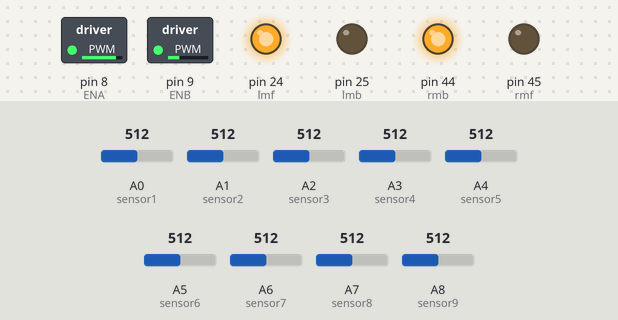
The sketch below on a simulated Arduino Mega 2560, built with avr-gcc and run on an emulated ATmega2560. Shown: switched loads named in the sketch (green lamp = pin HIGH), output pins drawn as LEDs (lit = HIGH). The inputs (shaded band) are chosen by the test bench; at power-on: A3 (sensor4) = 512, A6 (sensor7) = 512, A0 (sensor1) = 512, A1 (sensor2) = 512, A2 (sensor3) = 512, A4 (sensor5) = 512, A5 (sensor6) = 512, A7 (sensor8) = 512, A8 (sensor9) = 512.

Above: at 1.2 s.
1.3 s: A3 (sensor4) set to 499
At 1.6 s:
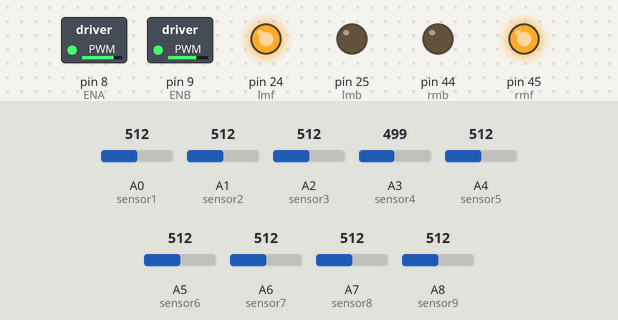
2.8 s: A6 (sensor7) set to 529
At 3.8 s:
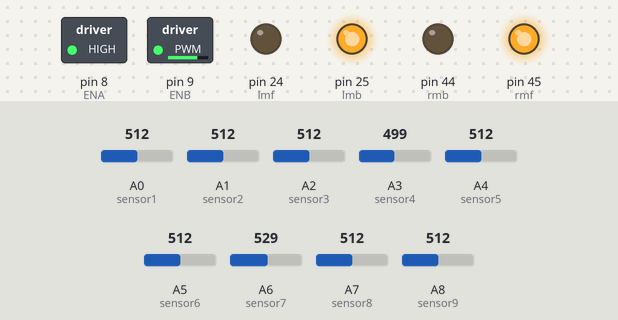
Timing chart, 0 to 5.8 s (numbered marks = the images above; inputs shaded):
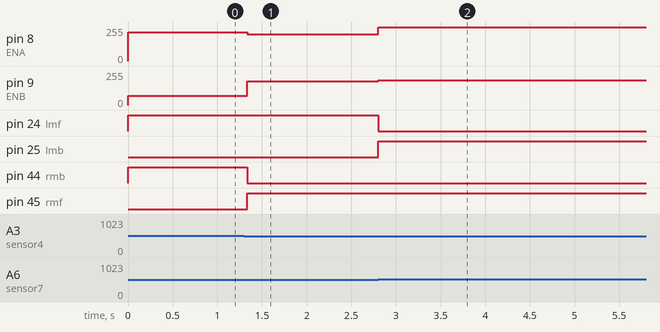

The sketch:

Autonomous.ino
```cpp
int lmf = 24;       //initiating motor @Digital Pins
int lmb = 25;
int rmf = 45;
int rmb = 44;

int  s1, s3, s2,       s4, s5, s6,      s7, s8, s9; //initiating sensor reading values
// s3 = left center reading; s2 = left near reading; s1 = left far reading;
// s4 = right center reading; s5 = right near reading; s6 = right far reading;


int sensor1 = 0;      //initiating  9 sensors @Analog Pins from A0 to A8
int sensor2 = 1;
int sensor3 = 2;
int sensor4 = 3;
int sensor5 = 4;
int sensor6 = 5;
int sensor7 = 6;
int sensor8 = 7;
int sensor9 = 8;


int ENA = 8;        //Enabling motors @ pwm~8 & pwm~9 to control speed
int ENB = 9;


void setup() {
  pinMode(sensor1, INPUT);
  pinMode(sensor2, INPUT);
  pinMode(sensor3, INPUT);
  pinMode(sensor4, INPUT);
  pinMode(sensor5, INPUT);
  pinMode(sensor6, INPUT);
  pinMode(sensor7, INPUT);
  pinMode(sensor8, INPUT);
  pinMode(sensor9, INPUT);

  pinMode(lmf, OUTPUT);
  pinMode(lmb, OUTPUT);
  pinMode(rmf, OUTPUT);
  pinMode(rmb, OUTPUT);

}

void loop() {

  readSensors();
  MotorRun(200, 180);
  followLine();
}
```

Follow_Line.ino
```cpp
void followLine() {
  stayOnline();                 /////////////Staying Online//////////////

                /////////////////Avoid Gap///////////////
if (s1 == 1 && s2 == 1 && s3 == 1 && s4 == 1 && s5 == 1 && s6 == 1 && s7==1 && s8==1 && s9==1){
  stopMotor();
  delay(300);
  MotorRun(-200,-145);
  delay(200);
  MotorRun(200, 140);
  delay(1000);
}
}
/*  /////////////////////////turn 90 Left//////////////////////////////////////

  if ((s1 == 0 && s2 == 0 && s3 == 0 && s4 == 0 && s5 == 1 && s6 == 1) || (s1 == 0 && s2 == 0 && s3 == 0 && s4 == 1 && s5 == 1 && s6 == 1))
    //first 2 ta/3ta shada right 4ta/ 3ta kalo
  {
    MotorRun(-200, -140);
    delay(300);
    turn90Left();
  }
  else if (s3 == 0 && s4 == 0) {
    followLine();
  }


  ////////////////////////////////// Turn 90 Right ////////////////////////////////////////////

  if ((s1 == 1 && s2 == 1 && s3 == 0 && s4 == 0 && s5 == 0 && s6 == 0) || (s1 == 1 && s2 == 1 && s3 == 1 && s4 == 0 && s5 == 0 && s6 == 0)) //left 2ta kalo baki shob shada/ left 3ta kalo bakishobshada = turn90right
  {
    MotorRun(-255, -140);
    delay(300);
    turn90Right();
  }
  else if (s3 == 0 && s4 == 0) {
    followLine();
  }

  if (( s1 == 1 && s2 == 1 && s3 == 0 && s4 == 0 && s5 == 0 && s6 == 1) || ( s1 == 1 && s2 == 0 && s3 == 0 && s4 == 0 && s5 == 1 && s6 == 1)) { /////Very Sharp Turn
    MotorRun(-255, -140);
    delay(100);
    turn90Right();
  }
}

*/
```

SensorsRead.ino
```cpp
void readSensors() {

  //int a = 550;                   ////Threshold initializing

  s1 = analogRead(sensor1);
  if ( s1 < 511 )  s1 = 0;
  else s1 = 1;

  s2 = analogRead(sensor2);
  if ( s2 < 507)  s2 = 0;
  else s2 = 1;

  s3 = analogRead(sensor3);
  if ( s3 <510 )  s3 = 0;
  else s3 = 1;

  s4 = analogRead(sensor4);
  if ( s4 < 508)  s4 = 0;
  else s4 = 1;

  s5 = analogRead(sensor5);
  if ( s5 < 508)  s5 = 0;
  else s5 = 1;

  s6 = analogRead(sensor6);
  if ( s6 < 508)  s6 = 0;
  else s6 = 1;

  s7 = analogRead(sensor7);
  if ( s7 < 514)  s7 = 0;
  else s7 = 1;


  s8 = analogRead(sensor8);
  if ( s8 < 506)  s8 = 0;
  else s8 = 1;


  s9 = analogRead(sensor9);
  if ( s9 < 509)  s9 = 0;
  else s9 = 1;

}
```

Stay_Online.ino
```cpp
void stayOnline() {
  do {
    MotorRun(200, 180);
    readSensors();
  }
  while (s1 == 1 && s2 == 1 && s3 == 1 && s4 == 0 && s5 == 0 && s6 == 0 && s7 == 1 && s8 == 1 && s9 == 1); /////////////////////////staying online/////////////////////////

  readSensors();

  if (s1 == 1 && s2 == 1 && s3 == 1 && s4 == 1) {                          ///////////////left = Black, losing line, going left//////////////////
    do {
      MotorRun(215, -185);
      delay(50);                              /////////////////// go right to achieve line////////////////////
      readSensors();
    }
    while ( s4 == 1);                      //////////achiveving line until s4 get White line/////////////////
  }

  readSensors();

  if (s1 == 1 && s2 == 1 && s3 == 1 && s4 == 0 && s5 == 0 && s6 == 0 && s7 == 0 && s8 == 0 && s9 == 0) { /////////////// Sarp Turn Right At 90 Degree///////////
    do {
      MotorRun( 200, -200);
      delay(300);
    } while ( s4 == 1 || s5 == 1 || s6 == 1);  //////////while at least one of the center sensor is not in line
  }


  readSensors();
  if (s1 == 0 && s2 == 0 && s3 == 0 && s4 == 0 && s5 == 0 && s6 == 0 && s7 == 1 && s8 == 1 && s9 == 1) { /////////////// Sarp Turn Left At 90 Degree///////////
    do {
      MotorRun( -200, 200);
      delay(300);
    } while ( s4 == 1 || s5 == 1 || s6 == 1);  //////////while at least one of the center sensor is not in line
  }

  readSensors();
  if (s6 == 1 && s7 == 1 && s8 == 1 && s9 == 1) { /////////////////////////////////////////losing line, going right////////////////////////////
    do {
      MotorRun(-215, 185);        ////////////////////////////////go left to achieve line/////////////////////////////////
      delay(300);
      readSensors();
    }
    while ( s4 == 1 || s5 == 1 || s6 == 1);           //////////while at least one of the center sensor is not in line

  }
}

//  readSensors();
//  if (s1 == 1 && s2 == 0 && s3 == 0 && s4 == 0 && s5 == 0 && s6 == 1) {       /////////////// Sarp Turn At 30 Degree///////////
//    do {
//      MotorRun( 200, -200);
//      delay(300);
//    } while ( s1 == 1 && s2 == 1 && s3 == 0 && s4 == 0 && s5 == 1 && s6 == 1);
//  }


//  do {
//    readSensors();
//    MotorRun(200, 145);   ///////////////////////////////staying online/////////////////////
//  }
//  while (s4 == 0 && s5 == 0 && s6 == 0);
```

MotorDriver.ino
```cpp
//Left Motor in Enable A pin
//Right Motor in Enable B pin


///////////////////Run The Motor with speed////////////////////////

void MotorRun(int leftMSpeed, int RightMSpeed) {    //Taking input as local variables for this function as speed
  if (leftMSpeed > 0) {                             //This speed will go to the analogWrite from ENA & ENB
    LeftMForward(leftMSpeed);
  }
  else if (leftMSpeed < 0) {
    LeftMBackward(leftMSpeed);
  }
  else if ( leftMSpeed == 0) {
    LeftMStop();
  }

  if (RightMSpeed > 0) {
    RightMForward(RightMSpeed);
  }
  else if (RightMSpeed < 0) {
    RightMBackward(RightMSpeed);
  }
  else if ( RightMSpeed == 0) {
    RightMStop();
  }
}

/////////////////////Go Forward//////////////////////////////

void LeftMForward(int x) {    //Left Motor Forward
  analogWrite(ENA, x);
  digitalWrite(lmf, HIGH);
  digitalWrite(lmb, LOW);
}
void RightMForward(int y) {   //Right Motor Forward
  analogWrite(ENB, y);
  digitalWrite(rmf, HIGH);
  digitalWrite(rmb, LOW);
}

/////////////////////Go Backward//////////////////////////////

void goBackward(int x, int y) {              //Go Backward
  LeftMBackward(x);
  RightMBackward(y);
}
void LeftMBackward(int x) {                   //Left Motor Backward
  analogWrite(ENA, x);
  digitalWrite(lmf, LOW);
  digitalWrite(lmb, HIGH);
}
void RightMBackward(int y) {                 //Right Motor Backward
  analogWrite(ENB, y);
  digitalWrite(rmf, LOW);
  digitalWrite(rmb, HIGH);
}


////////////////////////Stop Motor///////////////////////

void stopMotor() {                          //Stop All motors
  LeftMStop();
  RightMStop();
}

void LeftMStop() {                           //Left Motor Stop
  digitalWrite(lmf, LOW);
  digitalWrite(lmb, LOW);
}

void RightMStop() {                         //Right Motor Stop
  digitalWrite(rmf, LOW);
  digitalWrite(rmb, LOW);
}
```

Measured:
- the behaviour switches between 508 and 507 on A3 (sensor4) (found by bisection; images 0 and 1)
- the behaviour switches between 513 and 514 on A6 (sensor7) (found by bisection; images 1 and 2)
- after the input at 1.3 s, pin 8 (ENA): 215/255 → 200/255 at once; pin 9 (ENB): 71/255 → 180/255 at once; pin 44 (rmb): HIGH → LOW at once; pin 45 (rmf): LOW → HIGH at once
- after the input at 2.8 s, pin 8 (ENA): 200/255 → 255/255 at once; pin 9 (ENB): 180/255 → 185/255 at once; pin 24 (lmf): HIGH → LOW at once; pin 25 (lmb): LOW → HIGH at once
